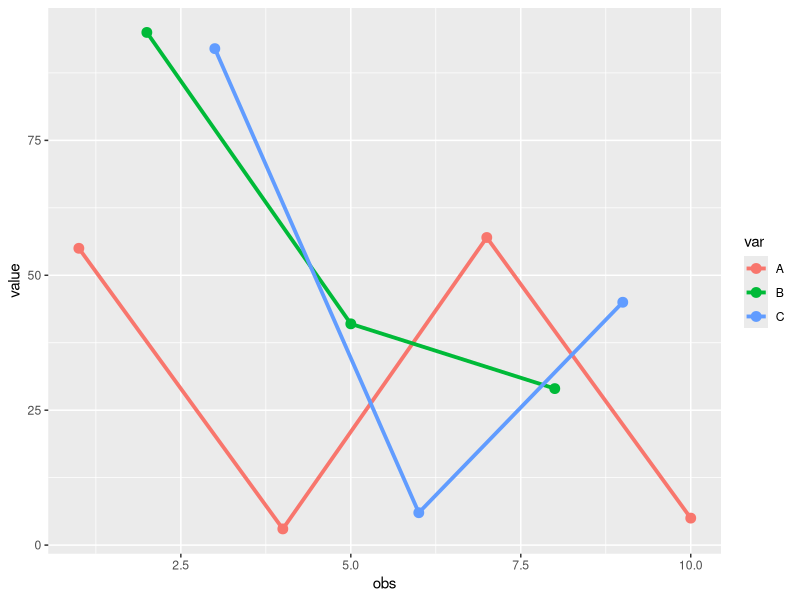
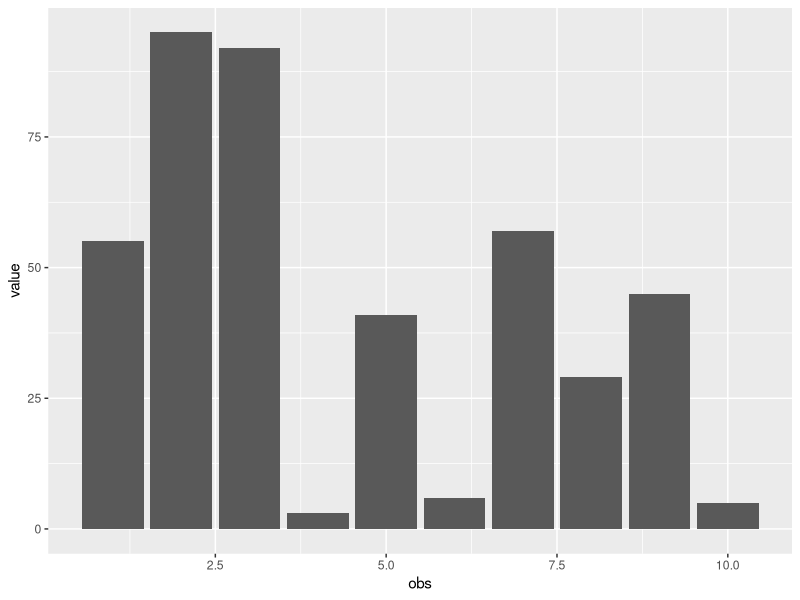
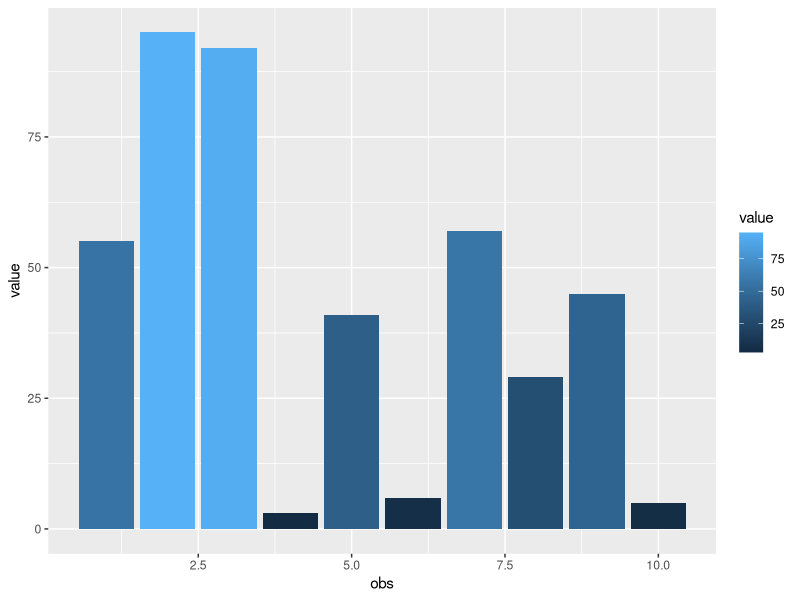
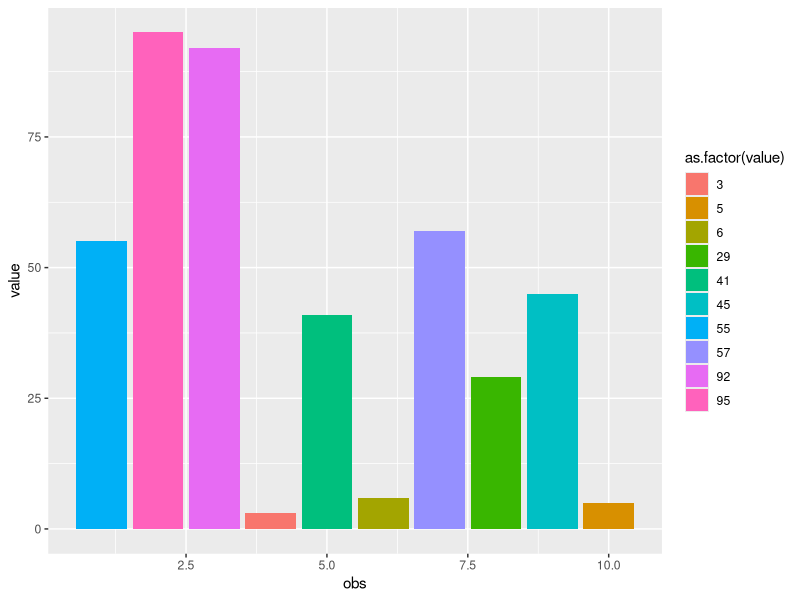
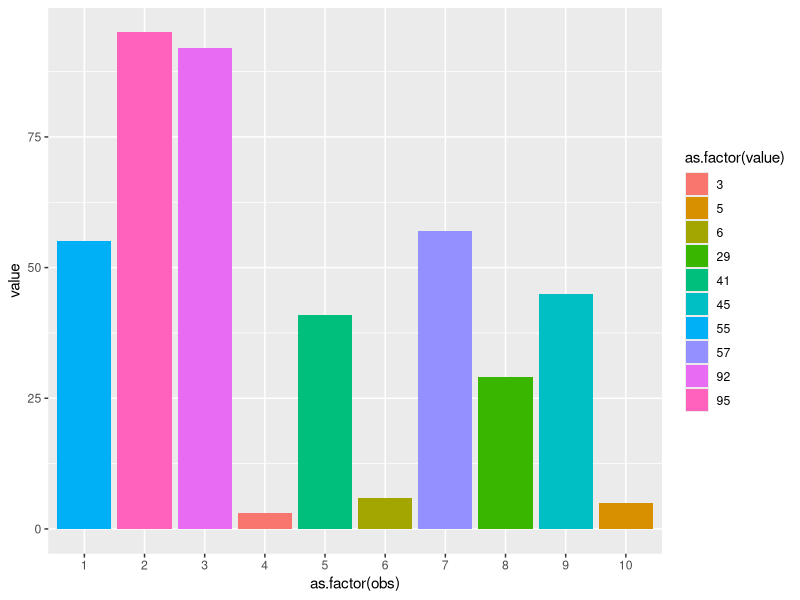
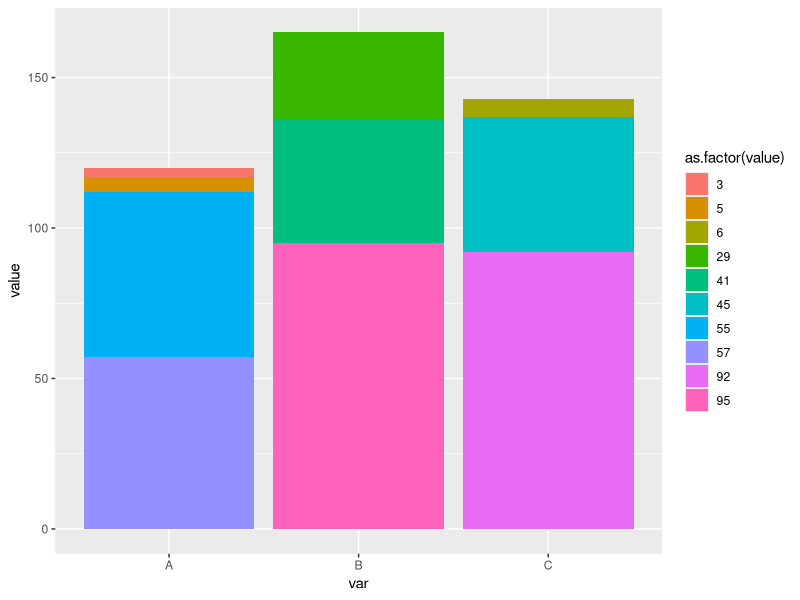
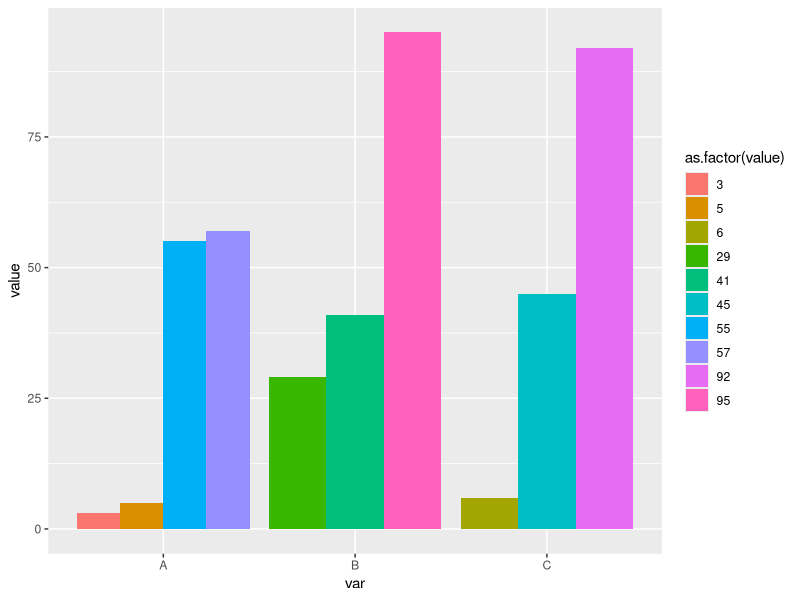
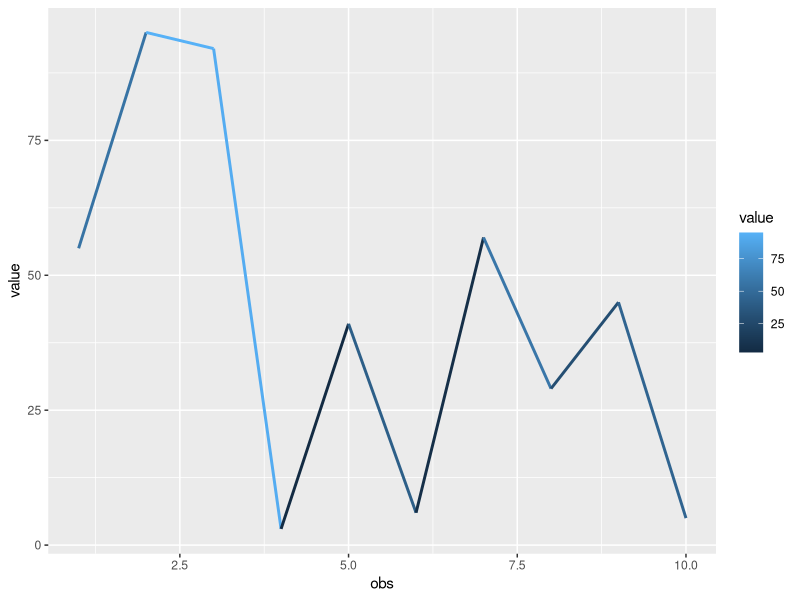

Reproduce these figures in R, in order.
## ---- chunk 1
library(ggplot2)
## ---- chunk 2
#we use this dataset
bar_df<-data.frame(obs=1:10, #1 to 10 number
                   var=rep(c("A","B","C"),length.out=10), #length.out option, set length of vector
                   value=sample(1:100,size=10),
                   stringsAsFactors=FALSE
                   )
bar_df
## ---- chunk 3
ggplot(data=bar_df, aes(x=obs, y=value,group=var,color=var))+ #common options
  geom_line(size=1.3)+geom_point(size=3)
## ---- chunk 4
ggplot(data=bar_df,aes(x=obs,y=value))+geom_col() #default bar graph
ggplot(data=bar_df,aes(x=obs,y=value,fill=value))+geom_col() #if use color option, edge changes 
ggplot(data=bar_df,aes(x=obs,y=value,fill=as.factor(value)))+geom_col() #as factor
ggplot(data=bar_df,aes(x=as.factor(obs),y=value,fill=as.factor(value)))+geom_col()
ggplot(data=bar_df,aes(x=var,y=value,fill=as.factor(value)))+geom_col(position="stack") 
ggplot(data=bar_df,aes(x=var,y=value,fill=as.factor(value)))+geom_col(position="dodge")
## ---- chunk 5
ggplot(data=bar_df,aes(x=obs,y=value))+geom_line(aes(color=value),size=1)
ggplot(data=bar_df,aes(x=obs,y=value))+geom_line(aes(color=var),size=1)+scale_color_brewer(palette=3) #scale_color_grey(start=0.2,end=0.8)
#manual color
ggplot(data=bar_df,aes(x=obs,y=value))+geom_line(aes(color=var),size=1)+scale_color_manual(values=c("A"="red","B"="green","C"="blue"))
## ---- chunk 6
ggplot(data=bar_df, aes(x=var,y=value,fill=value))+
  geom_col()+
  scale_x_discrete(expand=c(0.01,0.01))+
  scale_y_continuous(expand=c(0.5,0.5))
#x는 discrete variable, y는 continuous variable. setting은 같다. expand 에는 c(x,x)두 값을 써줘야한다. 값이 클 수록 여백이 커진다. 여백이 작아지면 그래프의 내용이 강조된다. 

bar_df
ggplot(data=bar_df,aes(x=obs,y=value,color=value))+geom_line(size=2)+scale_x_continuous(limits=c(0,12), breaks=c(5,10),label=c(5,10)) #limit 밖의 값은 짤린다, 눈금을 내가 
#수열생성함수로 만들 수도 있다. breaks=seq(0,100,10), labels=seq(0,100,10)
#breaks=(0:5)*20 이렇게도 할 수 있다. 

## ---- chunk 7
ggplot(data=bar_df,aes(x=obs,y=value,shape=var))+geom_point(aes(color=value),size=10)
ggplot(data=bar_df,aes(x=obs,y=value,shape=var))+geom_point(aes(color=value),size=10)+
  scale_shape_manual(values=c("A"=1,"B"=5,"C"="헐"))
## ---- chunk 8
ggplot(data=bar_df,aes(x=obs,y=value,color=value))+
  geom_point(size=10)+
  labs(title="title is this",
       subtitle="subtitle is this",
       x="x axis",
       y="y axis",
       color="color is this")+
  theme(title=element_text(size=50),
        axis.title=element_text(size=30,
                                face="italic",
                                angle=45), #angle 은 x axis 에만 적용된다.
        axis.title.x=element_text(vjust=0.5),
        axis.title.y=element_text(hjust=0.8, angle=90),
        axis.text=element_text(size=50,face="bold"))
#x축을 없애고 싶으면 ,theme option에 axis.title.x=element_blank()
## ---- chunk 9
ggplot(data=bar_df,aes(x=obs,y=value,color=value))+
  geom_point(size=10)+
  geom_hline(yintercept=10,size=2, color="green",alpha=0.7,linetype=1)+
  geom_hline(yintercept=30,size=2, color="green",alpha=0.7,linetype=2)+
  geom_hline(yintercept=50,size=2, color="green",alpha=0.7,linetype=3)+
  geom_hline(yintercept=70,size=2, color="green",alpha=0.7,linetype=4)+
  geom_hline(yintercept=90,size=2, color="green",alpha=0.7,linetype=5)+
  geom_hline(yintercept=100,size=2, color="green",alpha=0.7,linetype=6)+
  geom_vline(xintercept=5,linetype=10)+
  annotate(geom="text",label="abcd",size=10,x=7,y=20)+ #좌표는 글자의 정중앙의 좌표다. 
  annotate(geom="rect",fill="yellow",xmin=1,xmax=3,ymin=20,ymax=60)+
  annotate(geom="segment",fill="red",x=10,xend=8, y=100,yend=10)+ #선분
  annotate(geom="pointrange",color="purple",size=2,x=3,y=10,ymin=5,ymax=20)
  
## ---- chunk 10
ggplot(data=bar_df,aes(x=obs,y=value,color=value,shape=var))+geom_point(size=10)+
  theme(legend.position="bottom",#left right top bottom
        legend.text=element_text(size=15),
        legend.title=element_text(size=20),
        legend.key.size=unit(x=0.5,units="cm") #legend.key.width, legend.key.height
  )
